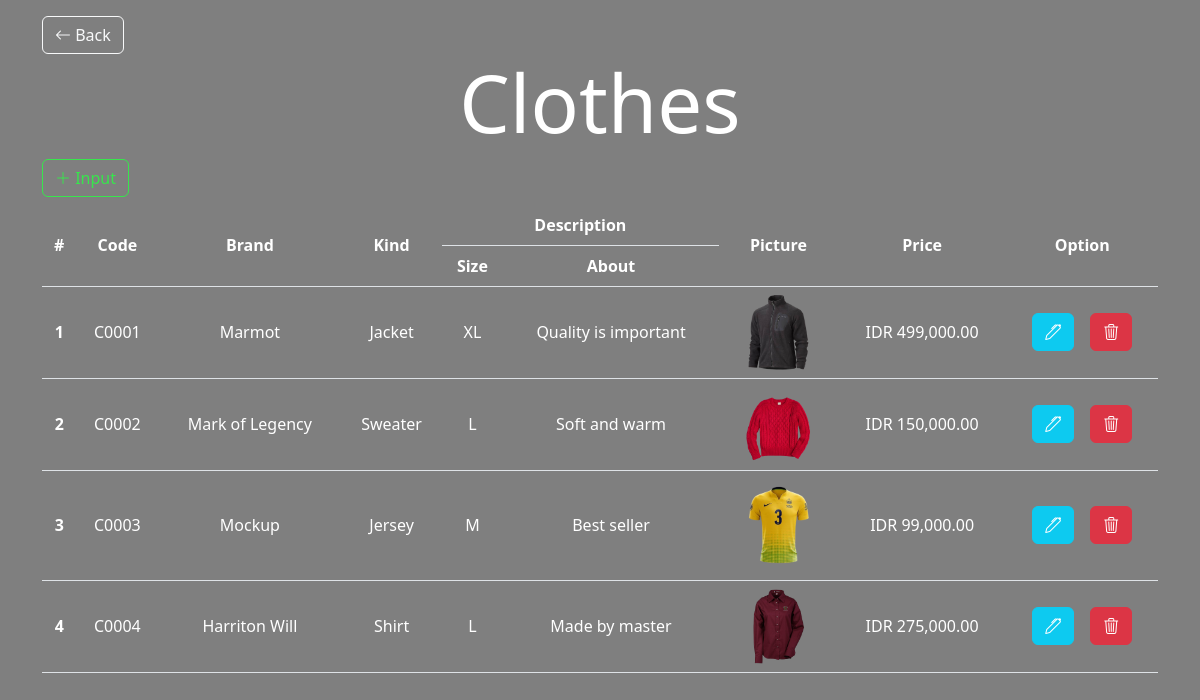
The page /clothes.php on the database its author committed.
### tables this page shows
CREATE TABLE `clothes` (
  `code_c` char(5) NOT NULL,
  `brand` varchar(100) NOT NULL,
  `ctgry_code_c` char(5) NOT NULL,
  `size` varchar(3) NOT NULL,
  `about` text NOT NULL,
  `picture` text NOT NULL,
  `price` varchar(1000) NOT NULL
);

CREATE TABLE `category_c` (
  `ctgry_code_c` char(5) NOT NULL,
  `kind` char(50) NOT NULL
);

### clothes.php (the view, shortened to what this page needs)
<!DOCTYPE html>
<html lang="en">
<head>
    <link rel="stylesheet" href="css/bootstrap.min.css" />
    <link rel="stylesheet" href="https://cdn.jsdelivr.net/npm/bootstrap-icons@1.10.3/font/bootstrap-icons.css" />
</head>
<body>
    <div class="container-fluid home">
        <div class="container mt-3">
            <a href="home.html" class="btn btn-outline-light"><i class="bi bi-arrow-left"></i> Back</a>
            <h1 class="display-1 text-center text-white">Clothes</h1>
            <h3><a href="input_clothes.php" class="btn btn-outline-success"><i class="bi bi-plus-lg"></i> Input</a></h3>
            <table class="table text-white text-center">
                <thead>
                    <tr class="align-middle">
                        <th rowspan="2">#</th>
                        <th rowspan="2">Code</th>
                        <th rowspan="2">Brand</th>
                        <th rowspan="2">Kind</th>
                        <th colspan="2">Description</th>
                        <th rowspan="2">Picture</th>
                        <th rowspan="2">Price</th>
                        <th rowspan="2" colspan="2">Option</th>
                    </tr>
                    <tr>
                        <th>Size</th>
                        <th>About</th>
                    </tr>
                </thead>
                <tbody>
                    <?php
                    include "connect.php";
                    $no = 1;
                    $tampil = mysqli_query($con, "SELECT * FROM clothes INNER JOIN category_c ON category_c.ctgry_code_c=clothes.ctgry_code_c");
                    while ($r = mysqli_fetch_array($tampil)) {
                        ?>
                        <tr class="align-middle">
                            <th><?= $no++; ?></th>
                            <td><?= $r['code_c'] ?></td>
                            <td><?= $r['brand'] ?></td>
                            <td><?= $r['kind'] ?></td>
                            <td><?= $r['size'] ?></td>
                            <td><?= $r['about'] ?></td>
                            <td><img src="img/clothes/<?= $r['picture'] ?>" alt="foto" style="width: 75px;"></td>
                            <td><?= $r['price'] ?></td>
                            <td class="text-end">
                                <a href="edit_clothes.php?code_c=<?php echo $r['code_c'] ?>"><button type='button'
                                        class='btn btn-info text-white'><i class="bi bi-pen"></i></button></a>
                            </td>
                            <td class="text-start">
                                <a href="delete_clothes.php?code_c=<?php echo $r['code_c'] ?>"><button type='button'
                                        class='btn btn-danger'><i class="bi bi-trash3"></i></button></a>
                            </td>
                        </tr>
                    <?php } ?>
                </tbody>
            </table>
        </div>
    </div>
</body>
</html>

### clothes.php (style rules this page uses)
body { height: 100vh; background-image: linear-gradient(rgba(0, 0, 0, 0.5), rgba(0, 0, 0, 0.5)), url("img/clothes.jpg"); background-position: center; background-size: cover; }
h3 a { color: #38E54D !important; border-color: #38E54D !important; }

### rows shown on the page
clothes: code_c "C0001", brand "Marmot", ctgry_code_c.kind "Jacket", size "XL", about "Quality is important", picture (picture), price "IDR 499,000.00"
clothes: code_c "C0002", brand "Mark of Legency", ctgry_code_c.kind "Sweater", size "L", about "Soft and warm", picture (picture), price "IDR 150,000.00"
clothes: code_c "C0003", brand "Mockup", ctgry_code_c.kind "Jersey", size "M", about "Best seller", picture (picture), price "IDR 99,000.00"
clothes: code_c "C0004", brand "Harriton Will", ctgry_code_c.kind "Shirt", size "L", about "Made by master", picture (picture), price "IDR 275,000.00"
